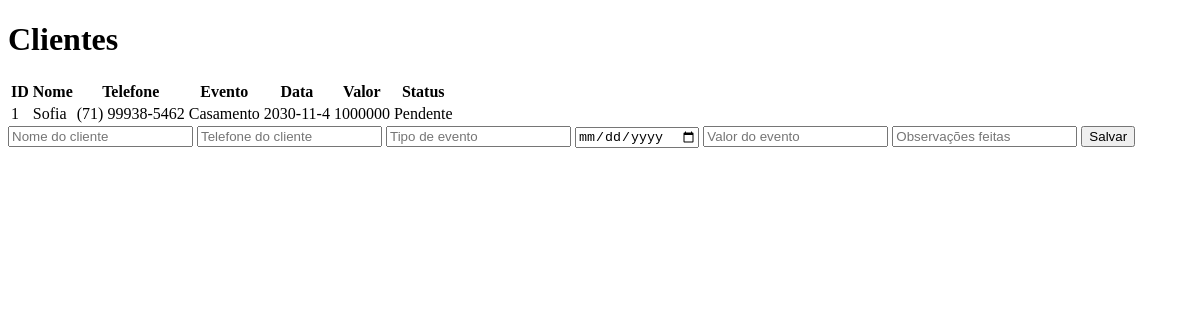
Before: /clientes with the older database file.
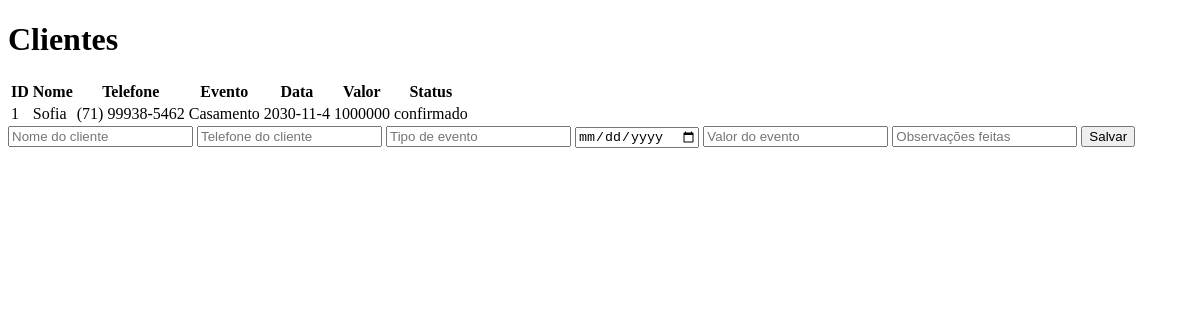
After: the same page with the newer database file.
### tables this page shows
CREATE TABLE clientes (
    id INTEGER PRIMARY KEY AUTOINCREMENT, 
    Nome Varchar(100) NOT NULL,
    Telefone VARCHAR(100) NOT NULL,                            
    Evento Varchar(100) NOT NULL,             
    Data_evento date NOT NULL,
    Valor DECIMAL(10, 2) NOT NULL, 
    Status VARCHAR(30) NOT NULL DEFAULT 'Pendente',
    observacao VARCHAR(100) NOT NULL,
    Data_criacao  TEXT DEFAULT (DATE('now'))                                           
     );

### app.py (the view)
@app.route ("/clientes")
def index():
    return render_template('clientes.html', clientes = listar_clientes())

### data_base.py (called while the page is built)
def listar_clientes():
    conexao = sqlite3.connect("banco.db")
    cursor = conexao.cursor()
    cursor.execute("""SELECT * FROM clientes""")
    resultado_listar_clientes = cursor.fetchall()
    conexao.close()
    return resultado_listar_clientes

### templates/clientes.html
<!DOCTYPE html>
<html>
<body>
    <h1>Clientes</h1>
    <table>
        <tr>
            <th>ID</th>
            <th>Nome</th>
            <th>Telefone</th>
            <th>Evento</th>
            <th>Data</th>
            <th>Valor</th>
            <th>Status</th>
        </tr>
        {% for cliente in clientes %}
        <tr>
            <td>{{ cliente[0] }}</td>
            <td>{{ cliente[1] }}</td>
            <td>{{ cliente[2] }}</td>
            <td>{{ cliente[3] }}</td>
            <td>{{ cliente[4] }}</td>
            <td>{{ cliente[5] }}</td>
            <td>{{ cliente[6] }}</td>
        </tr>
        {% endfor %}
    </table>
<form action="/cadastrar" method="POST">
<input type="text" name="nome" placeholder="Nome do cliente" />
<input type="text" name="Telefone" placeholder="Telefone do cliente" />
<input type="text" name="evento" placeholder="Tipo de evento" />
<input type="date" name="data_evento" placeholder="Data do evento" />
<input type="number" name="Valor" placeholder="Valor do evento" />
<input type="text" name="observacao" placeholder="Observações feitas" />
<button type="submit">Salvar</button>
</form>
</body>
</html>

Changed rows visible on the page:
changed clientes "Sofia": Status "Pendente" → "confirmado"
